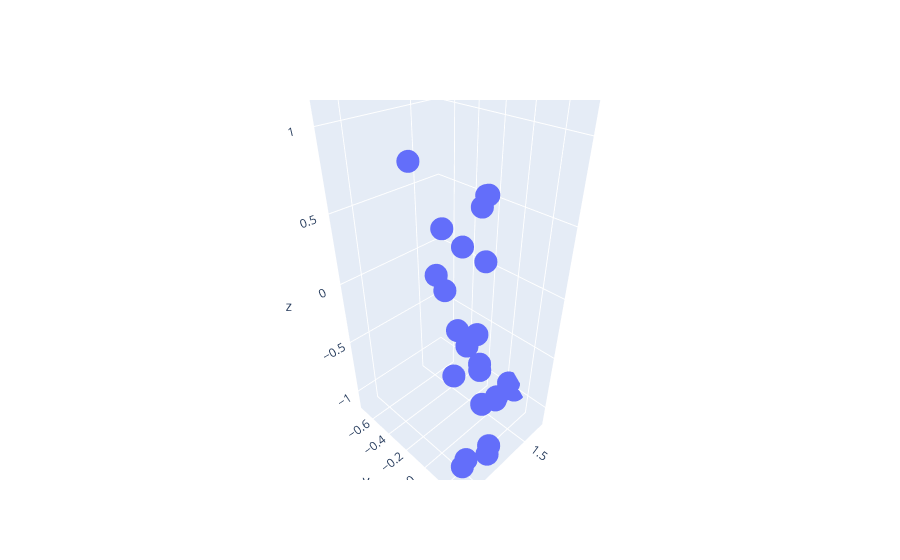

Source (notebook cell):
### Code cell
x = keypoints_3d[:, 0]
y = keypoints_3d[:, 1]
z = keypoints_3d[:, 2]

fig = go.Figure(data=[go.Scatter3d(x=x, y=y, z=z,
                                   mode='markers')])
fig.show()
